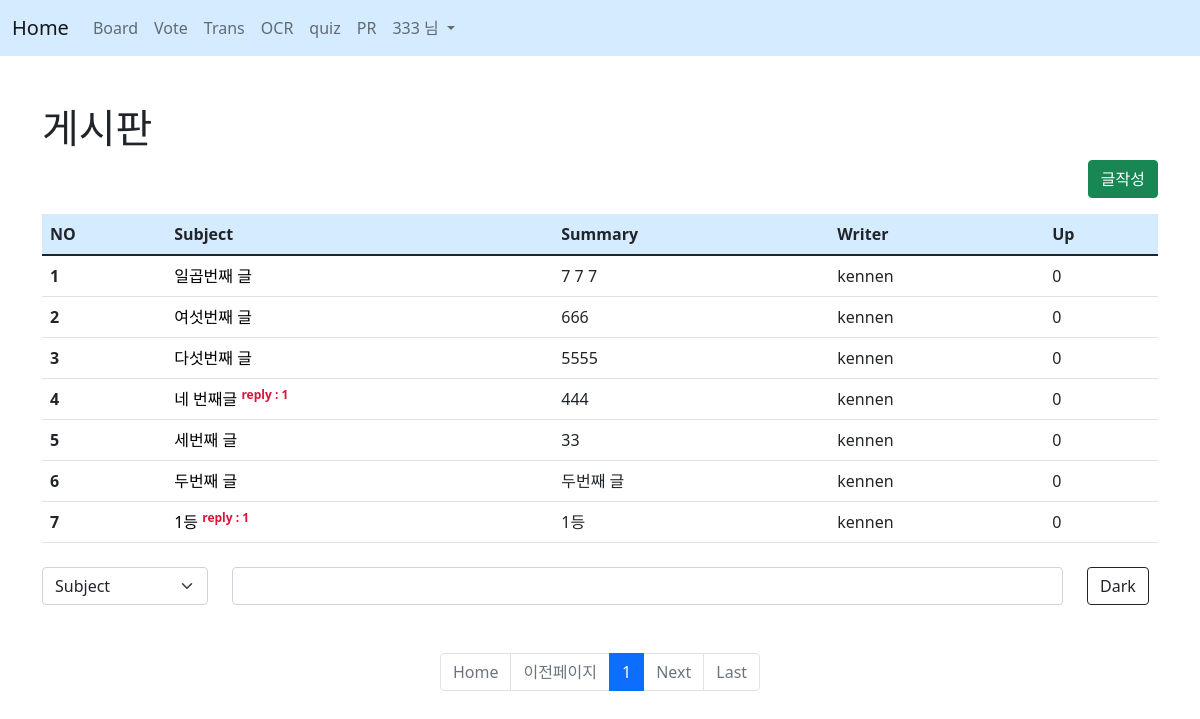
Screenshot of /board/ (signed in) with the database file from the repository.
### acc/models.py (models this page shows)
class User(AbstractUser):
    userpic = models.ImageField(upload_to="usr/%y", blank=True)
    nickname = models.CharField(max_length=30, blank=True)
    comment = models.TextField(blank=True)
    point = models.IntegerField(default=0)
    pass

### board/models.py (models this page shows, shortened)
class Board(models.Model):
    subject = CharField(max_length=100)
    writer = CharField(max_length=30)
    content = TextField()
    likey = IntegerField()
    up = models.ManyToManyField(User)
    c_time = models.DateTimeField()

### board/views.py (the view)
# urls.py: path('', views.index, name="index"),
def index(request):
    page = request.GET.get('page', 1)
    kw = request.GET.get('kw', '')
    cate = request.GET.get('cate', '')
    if kw:
        if cate == "subject":
            b = Board.objects.filter(subject__startswith=kw).order_by("-c_time")
        elif cate == "writer":
            b = Board.objects.filter(writer=kw).order_by("-c_time")
        else:
            b = Board.objects.filter(content__contains=kw).order_by("-c_time")
    else:
        b = Board.objects.order_by("-c_time")
    pag = Paginator(b,10)
    obj = pag.get_page(page)
    context = {
        'con' : obj,
        'kw' : kw,
        'cate' : cate
    }
    return render(request, "board/index.html", context)

### template/board/index.html (shortened to what this page needs)
{% extends 'base.html' %}
{% block content %}
{% load mathfilters %}
<div class="container mt-5 mb-5 justify-content-center">
    <h1>게시판</h1>
    <div class="text-end">
        <a href="{% url 'board:create' %}"><button type="button" class="btn btn-success">글작성</button></a>
    </div>
    <table class="table mt-3 table-hover">
        <thead style="background-color: #068bff2b;">
        <tr>
            <th scope="col">NO</th>
            <th scope="col">Subject</th>
            <th scope="col">Summary</th>
            <th scope="col">Writer</th>
            <th scope="col">Up</th>
        </tr>
        </thead>
        <tbody>
        {% if con %}
            {% for i in con %}
            <tr>
                <th scope="row">{{ con.start_index|add:forloop.counter0 }}</th>
                <td>
                    <a href="{% url 'board:detail' i.id %}">{{ i.subject }}</a>
                    {% if i.reply_set.count %}
                        <sup style="color: crimson; font-weight: bold;">reply : {{ i.reply_set.count }}</sup>
                    {% endif %}
                </td>
                <td>{{ i.content }}</td>
                {% if user.username == i.writer %}
                    <td><mark style="background-color: #068bff2b;">{{ i.writer }}</mark></td>
                {% else %}
                    <td>{{ i.writer }}</td>
                {% endif %}
                <td>{{ i.up.all.count }}</td>
            </tr>
            {% endfor %}
        {% else %}
        <td colspan="5">No Result</td>
        {% endif %}
        </tbody>
    </table>
    <form>
        <div class="row mt-4 mb-5">
            <div class="col-lg-2">
                <select name="cate" class="form-select" aria-label="Default select example">
                    <option value="subject" {% if cate == 'subject' %}selected{% endif %}>Subject</option>
                </select>
            </div>
            <div class="col-lg-9">
                <input type="text" name="kw" value="{{kw}}" class="form-control" aria-describedby="emailHelp">
            </div>
            <div class="col-lg-1">
                <button type="submit" class="btn btn-outline-dark">Dark</button>
            </div>
        </div>
    </form>
    <nav aria-label="Page navigation example">
        <ul class="pagination mt-5 justify-content-center">
            {% if con.has_previous %}
                <li class="page-item">
                    <a class="page-link" href="{% url 'board:index' %}?page=1&kw={{kw}}&cate={{cate}}">Home</a>
                </li>
                <li class="page-item">
                    <a class="page-link" href="{% url 'board:index' %}?page={{con.previous_page_number}}&kw={{kw}}&cate={{cate}}">Previous</a>
                </li>
            {% else %}
                <li class="page-item disabled">
                    <a class="page-link" href="{% url 'board:index' %}?page=1&kw={{kw}}&cate={{cate}}">Home</a>
                </li>
                <li class="page-item disabled">
                    <a class="page-link">이전페이지</a>
                </li>
            {% endif %}
            {% for i in con.paginator.page_range %}
                {% if i >= con.number|sub:1|intdiv:10|mul:10|add:1 and i <= con.number|sub:1|intdiv:10|mul:10|add:10 %}
                    {% if i == con.number %}
                        <li class="page-item active"><a class="page-link" href="{% url 'board:index' %}?page={{i}}&kw={{kw}}&cate={{cate}}">{{i}}</a></li>
                    {% else %}
                        <li class="page-item"><a class="page-link" href="{% url 'board:index' %}?page={{i}}&kw={{kw}}&cate={{cate}}">{{i}}</a></li>
                    {% endif %}
                {% endif %}
            {% endfor %}
            {% if con.has_next %}
                <li class="page-item">
                    <a class="page-link" href="{% url 'board:index' %}?page={{con.next_page_number}}&kw={{kw}}&cate={{cate}}">Next</a>
                </li>
                <li class="page-item">
                    <a class="page-link" href="{% url 'board:index' %}?page={{con.paginator.num_pages}}&kw={{kw}}&cate={{cate}}">Last</a>
                </li>
            {% else %}
                <li class="page-item disabled">
                    <a class="page-link">Next</a>
                </li>
                <li class="page-item disabled">
                    <a class="page-link" href="{% url 'board:index' %}?page={{con.paginator.num_pages}}&kw={{kw}}&cate={{cate}}">Last</a>
                </li>
            {% endif %}
        </ul>
    </nav>
</div>
{% endblock %}

### template/base.html (shortened to what this page needs)
<!doctype html>
<html lang="en">
<head>
    <link href="https://cdn.jsdelivr.net/npm/bootstrap@5.1.1/dist/css/bootstrap.min.css" rel="stylesheet">
</head>
<body>
    {% if request.user.is_authenticated %}
        <nav class="navbar navbar-expand-lg navbar-light" style="background-color: #068bff2b;">
            <div class="container-fluid">
                <a class="navbar-brand" href="{% url 'acc:index' %}">Home</a>
                <div class="collapse navbar-collapse" id="navbarNavDropdown">
                    <ul class="navbar-nav">
                        <li class="nav-item">
                            <a class="nav-link" href="{% url 'board:index' %}">Board</a>
                        </li>
                        <li class="nav-item">
                            <a class="nav-link" href="{% url 'vote:index' %}">Vote</a>
                        </li>
                        <li class="nav-item">
                            <a class="nav-link" href="{% url 'trans:index' %}">Trans</a>
                        </li>
                        <li class="nav-item">
                            <a class="nav-link" href="{% url 'ocr:index' %}">OCR</a>
                        </li>
                        <li class="nav-item">
                            <a class="nav-link" href="{% url 'quiz:index' %}">quiz</a>
                        </li>
                        <li class="nav-item">
                            <a class="nav-link" href="{% url 'pdfread:index' %}">PR</a>
                        </li>
                        <li class="nav-item dropdown">
                            <a class="nav-link dropdown-toggle" href="#" id="navbarDropdown" role="button" data-bs-toggle="dropdown" aria-expanded="false">
                                {{ user.username }} 님
                            </a>
                        </li>
                    </ul>
                </div>
            </div>
        </nav>
        {% block content %}{% endblock %}
    {% endif %}
</body>
</html>

### template/board/index.html (style rules this page uses)
a { text-decoration: none; color: black; }

### rows the page displays
User: username "333"
Board: start_index|add "1", subject "일곱번째 글", content "7 7 7", writer "kennen", up.all.count "0"
Board: start_index|add "2", subject "여섯번째 글", content "666", writer "kennen", up.all.count "0"
Board: start_index|add "3", subject "다섯번째 글", content "5555", writer "kennen", up.all.count "0"
Board: start_index|add "4", subject "네 번째글", reply_set.count "1", content "444", writer "kennen", up.all.count "0"
Board: start_index|add "5", subject "세번째 글", content "33", writer "kennen", up.all.count "0"
Board: start_index|add "6", subject "두번째 글", content "두번째 글", writer "kennen", up.all.count "0"
Board: start_index|add "7", subject "1등", reply_set.count "1", content "1등", writer "kennen", up.all.count "0"

### other values shown
{{ i }} "1"
